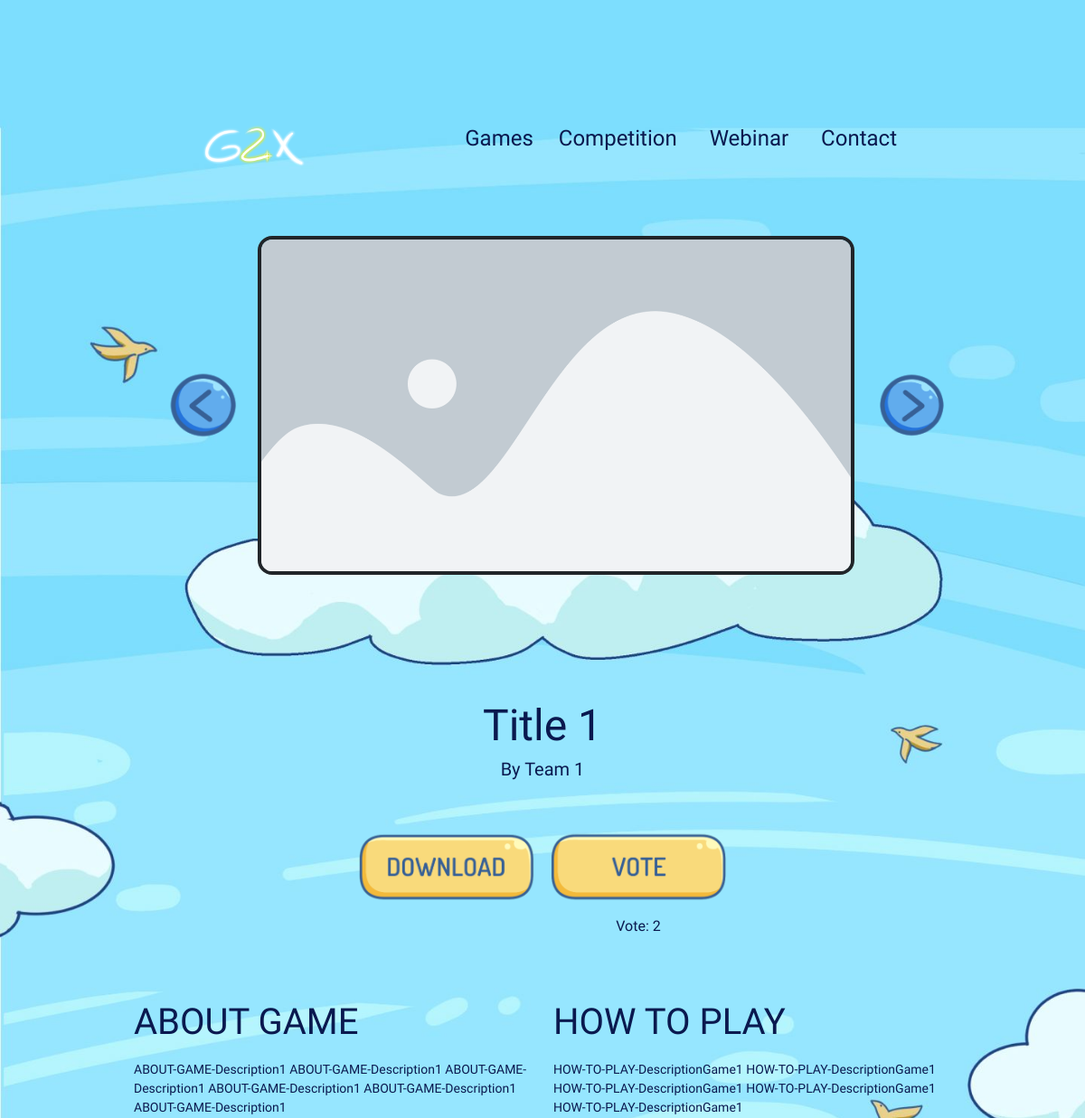
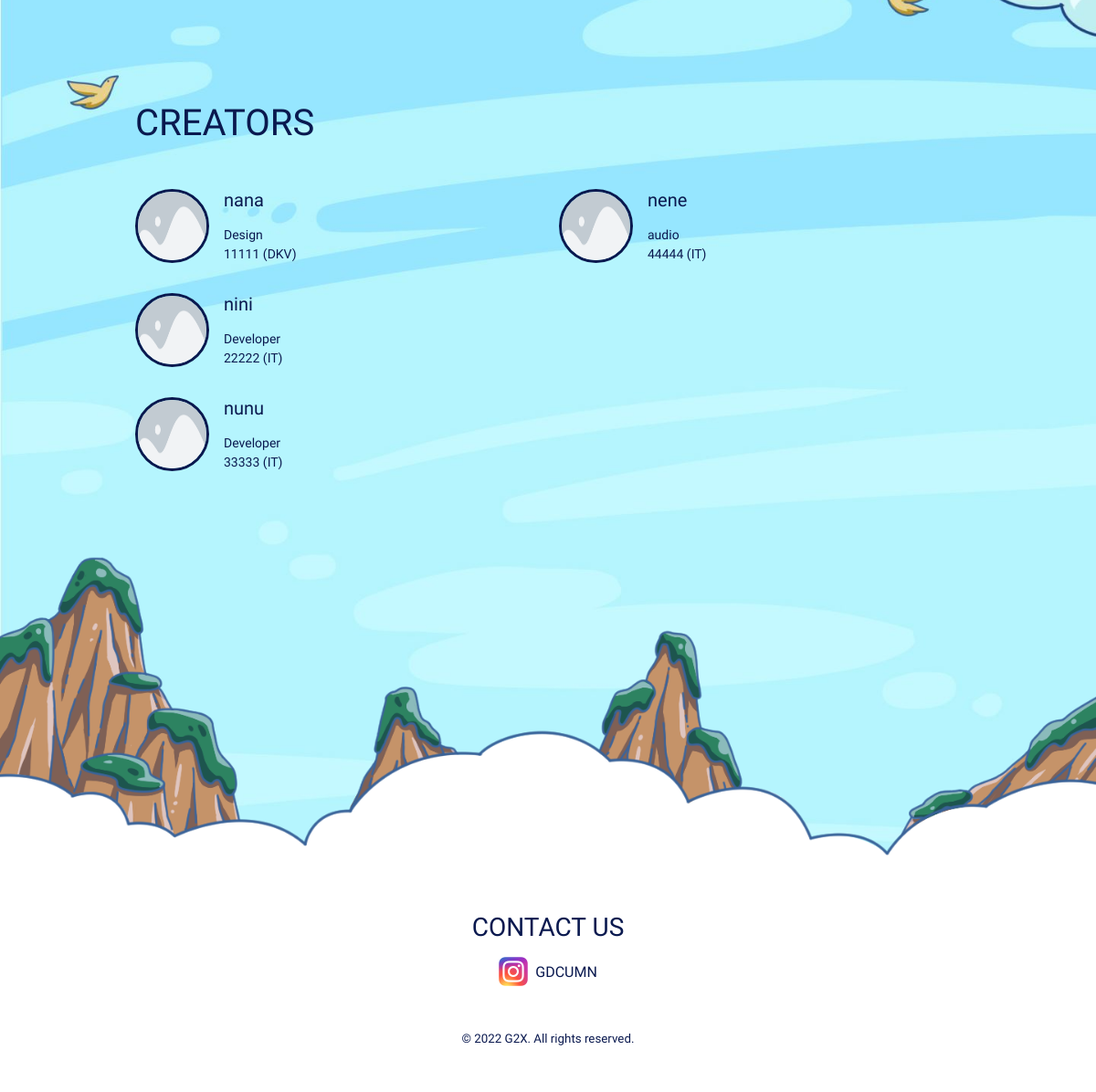
Screenshot of /game/Umlja with the database file from the repository (2 pictures, top to bottom).
### tables this page shows
CREATE TABLE `game_entries` (
  `id` int(11) NOT NULL,
  `title` varchar(60) NOT NULL,
  `team_name` varchar(50) NOT NULL,
  `game_desc` varchar(300) NOT NULL,
  `HowToPlay` varchar(300) NOT NULL,
  `download_link` varchar(150) NOT NULL,
  `game_cover` varchar(50) NOT NULL
);

CREATE TABLE `creator` (
  `gameID` int(11) NOT NULL,
  `name` varchar(50) NOT NULL,
  `nim` varchar(20) NOT NULL,
  `major` varchar(20) NOT NULL,
  `job` varchar(20) NOT NULL,
  `profile` varchar(100) NOT NULL
);

### game/Umlja/index.php (called while the page is built)
<?php
$gameID = 1;
require_once('../downloadweb.php');

### game/downloadweb.php (the view, shortened to what this page needs)
<?php
$alt = "../../";
require_once("../../connect.php");
$sql = "select * from game_entries where id = {$gameID}";
$game = $key->query($sql)->fetch(PDO::FETCH_ASSOC);
$sql = "select * from game_entries where id = (select min(id) from game_entries)";
$min = $key->query($sql)->fetch(PDO::FETCH_ASSOC);
$sql = "select * from creator where gameid = {$gameID}";
$creator = $key->query($sql);
$sql = "select count(*) vote from voting where gameid = {$gameID}";
$voteCount = $key->query($sql);
$voteCount = $voteCount->fetch(PDO::FETCH_ASSOC)['vote'];
$isVote = false;
?>
<!DOCTYPE html>
<html lang="en">
<head>
    <link rel="stylesheet" href="../../styledown1.css">
    <link rel="stylesheet" href="../../styles.css">
    <link
        href="https://cdn.jsdelivr.net/npm/bootstrap@5.2.2/dist/css/bootstrap.min.css"
        rel="stylesheet"
>
    <link href="https://unpkg.com/aos@2.3.1/dist/aos.css" rel="stylesheet">
</head>
<body id="download">
    <?php require_once('../../header.php');?>
    <div class="container col col-lg-10 px-5">
        <div class="container container-md-fluid">
            <div class="d-flex justify-content-around" id="game-ss">
                <form action="../" class="align-self-center">
                    <button style="background-color: transparent; border: 0px;"><img src="../../src/index/arrow_left.png" class="navbutton"/></button>
                </form>
                <img class="border border-dark border-4 game-cover rounded-4 img-fluid" src="<?= $alt.$game['game_cover']?>"></img>
                <form action="../" class="align-self-center">
                    <button style="background-color: transparent; border: 0px;"><img src="../../src/index/arrow_right.png" class="navbutton" /></button>
                </form>
            </div>
            <div class="d-flex flex-column align-items-center" id="game-content">
                <h1 class="mx-auto mt-5 text-center font_title" id="game_title"><?= $game['title'] ?></h1>
                <h3 class="mb-5 text-center font_content" id="team_name">By <?= $game['team_name'] ?></h3>
                <div class="d-flex justify-content-center container-lg-fluid">
                    <a href="<?= $game['download_link'] ?>">
                        <img class="py-2 mx-2 button-choose" src="../../src/buttons/download1.png"/>
                    </a>
                    <div>
                        <?php if($isVote){?>
                            <input type="image" class="py-2 mx-2 button-choose" id="btn_voting" src="../../src/buttons/unvote1.png">
                        <?php } else {?>
                                <input type="image" class="py-2 mx-2 button-choose" id="btn_voting" src="../../src/buttons/vote1.png">
                        <?php }?>
                                <p id='voteCount' class="font_content text-center">Vote: <?= $voteCount ?></p>
                    </div>
                </div>
            </div>
        </div>
        <div class=" d-flex mt-5 row row-2 row-lg-2 justify-content-lg-around justify-content-center">
            <div class="col col-lg-6 col-12 mb-3 mb-lg-5">
                <p class="font_title about_how">ABOUT GAME</p>
                <p class="font_content game_desc"><?= $game['game_desc'] ?></p>
            </div>
            <div class="col col-lg-6 col-12 ">
                <p class="font_title about_how">HOW TO PLAY</p>
                <p class="font_content game_desc"><?= $game['HowToPlay'] ?></p>
            </div>
        </div>
        <div class="d-flex flex-column mx-auto mt-lg-5 mt-4">
            <h3 class="mb-2 mb-3 mb-lg-5 font_title about_how" id="creators">CREATORS</h3>
            <div class="d-flex row row-2 ">
                <div class="col col-lg-6 col-12">
                    <?php for($i = 0; $i < 3; $i++) {if($data = $creator->fetch(PDO::FETCH_ASSOC) ){  ?>
                    <div class="d-flex mb-3">
                        <div>
                            <img src="<?= $data['profile']?>" class="profile rounded-circle"/>
                        </div>
                        <div class="ms-3">
                            <h5 class="mb-2 mb-lg-3 font_title member_name"><?= $data['name']?></h5>
                            <p class="mb-0 font_content member_job"><?= $data['job']?></p>
                            <p class="font_content member_job"><?= $data['nim']?> (<?= $data['major']?>)</p>
                        </div>
                    </div>
                    <?php }}?>
                </div>
                <div class="col col-lg-6 col-12">
                    <?php for($i = 0; $i < 3; $i++) {if($data = $creator->fetch(PDO::FETCH_ASSOC) ){ ?>
                    <div class="d-flex mb-3">
                        <div>
                            <img src="<?= $data['profile']?>" class="profile rounded-circle"/>
                        </div>
                        <div class="ms-3">
                            <h5 class="mb-2 mb-lg-3 font_title member_name"><?= $data['name']?></h5>
                            <p class="mb-0 font_content member_job"><?= $data['job']?></p>
                            <p class="font_content member_job"><?= $data['nim']?> (<?= $data['major']?>)</p>
                        </div>
                    </div>
                    <?php }}?>
                </div>
            </div>
        </div>
    </div>
    <?php require_once('../../footer.php'); require_once("../../close.php");?>
</body>
</html>

### header.php (shortened to what this page needs)
<div class="header-navbar pt-lg-5 mt-3">
    <nav class="navbar navbar-expand-md bg-transparent">
        <a class="navbar-brand" href="<?= $alt ?>./">
            <img src="<?=$alt?>src/g2x_logo.png" alt="Logo" class="d-inline-block align-text-top">
        </a>
        <div class="collapse navbar-collapse" id="navbarSupportedContent">
            <ul class="navbar-nav">
                <li class="nav-item">
                    <a class="nav-link pe-3" href="<?=$alt?>#game-direct">
                        <h4 class="ps-1 font_title">Games</h4>
                    </a>
                </li>
                <li class="nav-item pe-3">
                    <a class="nav-link" href="<?=$alt?>competition">
                        <h4 class="ps-1 font_title">Competition</h4>
                    </a>
                </li>
                <li class="nav-item pe-3">
                    <a class="nav-link" href="<?=$alt?>webinar">
                        <h4 class="ps-1 font_title">Webinar</h4>
                    </a>
                </li>
                <li class="nav-item">
                    <a class="nav-link" href="./#contact">
                        <h4 class="ps-1 font_title">Contact</h4>
                    </a>
                </li>
            </ul>
        </div>
    </nav>
</div>

### footer.php (shortened to what this page needs)
<div id="contact" class="footer-info text-center">
    <h3 class="mb-3 font_title">CONTACT US</h3>
    <a href="https://www.instagram.com/gdcumn/" target="_blank" class="text-decoration-none text-reset">
        <img src="<?=$alt?>src/instagram_logo.png" width="32px" class="d-inline align-middle">
        <h6 class="d-inline align-middle ms-1 font_title">GDCUMN</h6>
    </a>
    <p class="mt-5 mb-0 pb-5 font_content">© 2022 G2X. All rights reserved.</p>
</div>

### styles.css (style rules this page uses)
@media only screen and (min-width: 992px) { .header-navbar { margin-left: 200px; margin-right: 200px; } }
@media only screen and (min-width: 768px) { .navbar-brand img { width: 160px; } }
@media only screen and (min-width: 450px) { .footer-info h3 { padding-top: 400px; } }
@media only screen and (min-width: 450px) { .footer-info { background-image: url('src/backgrounds/website_footer.png'); } }
body { -ms-overflow-style: none; scrollbar-width: none; overflow-y: scroll; }
.navbar-nav { margin-left: auto; }
.nav-link { color: #0A194F !important; transition: 0.3s !important; }
.footer-info { background-repeat: no-repeat; background-size: cover; }
.footer-info p { font-size: 10pt; }
@media only screen and (max-width: 2559px) { .footer-info { padding-top: 120px; } }
@media only screen and (max-width: 1919px) { .footer-info { padding-top: 70px; } }
@media only screen and (max-width: 1705px) { .footer-info { padding-top: 50px; } }
@media only screen and (max-width: 1599px) { .footer-info { padding-top: 50px; } }
.font_content { font-family: 'Varela', sans-serif; color: #0A194F; }
.font_title { font-family: 'Dosis', sans-serif; color: #0A194F; }

### game/downloadweb.php (style rules this page uses)
body { background-image: url("../../src/bg-website-game-page.png"); background-size: 1600px; }
.font_content { font-family: 'Varela', sans-serif; color: #0A194F; }
.font_title { font-family: 'Dosis', sans-serif; color: #0A194F; }

### rows the page displays
game_entries: game_cover (picture), title "Title 1", team_name "Team 1", game_desc "ABOUT-GAME-Description1 ABOUT-GAME-Description1 ABOUT-GAME-Description1 ABOUT-GAME-Description1 ABOUT-GAME-Description1 ABOUT-GAME-Description1", HowToPlay "HOW-TO-PLAY-DescriptionGame1 HOW-TO-PLAY-DescriptionGame1 HOW-TO-PLAY-DescriptionGame1 HOW-TO-PLAY-DescriptionGame1 HOW-TO-PLAY-DescriptionGame1"
creator: profile (picture), name "nana", job "Design", nim "11111", major "DKV"
creator: profile (picture), name "nini", job "Developer", nim "22222", major "IT"
creator: profile (picture), name "nunu", job "Developer", nim "33333", major "IT"
creator: profile (picture), name "nene", job "audio", nim "44444", major "IT"

### other values shown
$voteCount "2"
